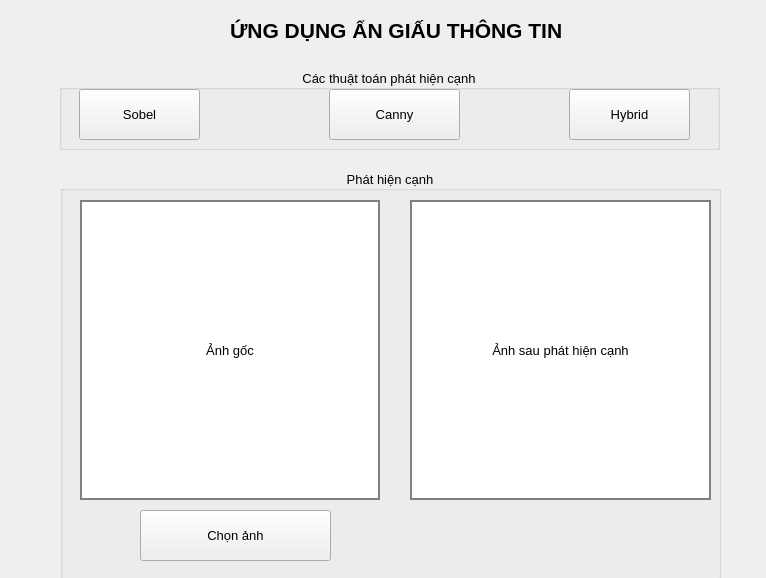
<?xml version="1.0" encoding="UTF-8"?>
<ui version="4.0">
 <class>EdgeDetectionForm</class>
 <widget class="QWidget" name="EdgeDetectionForm">
  <property name="geometry">
   <rect>
    <x>0</x>
    <y>0</y>
    <width>766</width>
    <height>578</height>
   </rect>
  </property>
  <property name="windowTitle">
   <string>Edge Detection App</string>
  </property>
  <widget class="QLabel" name="label">
   <property name="geometry">
    <rect>
     <x>230</x>
     <y>10</y>
     <width>361</width>
     <height>41</height>
    </rect>
   </property>
   <property name="font">
    <font>
     <pointsize>16</pointsize>
     <weight>75</weight>
     <bold>true</bold>
    </font>
   </property>
   <property name="text">
    <string>ỨNG DỤNG ẨN GIẤU THÔNG TIN</string>
   </property>
  </widget>
  <widget class="QGroupBox" name="groupBox">
   <property name="geometry">
    <rect>
     <x>59</x>
     <y>69</y>
     <width>661</width>
     <height>81</height>
    </rect>
   </property>
   <property name="font">
    <font>
     <pointsize>10</pointsize>
    </font>
   </property>
   <property name="title">
    <string>Các thuật toán phát hiện cạnh</string>
   </property>
   <property name="alignment">
    <set>Qt::AlignCenter</set>
   </property>
   <widget class="QPushButton" name="btn_Sobel">
    <property name="geometry">
     <rect>
      <x>20</x>
      <y>20</y>
      <width>121</width>
      <height>51</height>
     </rect>
    </property>
    <property name="text">
     <string>Sobel</string>
    </property>
   </widget>
   <widget class="QPushButton" name="btn_Canny">
    <property name="geometry">
     <rect>
      <x>270</x>
      <y>20</y>
      <width>131</width>
      <height>51</height>
     </rect>
    </property>
    <property name="text">
     <string>Canny</string>
    </property>
   </widget>
   <widget class="QPushButton" name="btn_Hybrid">
    <property name="geometry">
     <rect>
      <x>510</x>
      <y>20</y>
      <width>121</width>
      <height>51</height>
     </rect>
    </property>
    <property name="text">
     <string>Hybrid</string>
    </property>
   </widget>
  </widget>
  <widget class="QGroupBox" name="groupBox_2">
   <property name="geometry">
    <rect>
     <x>60</x>
     <y>170</y>
     <width>661</width>
     <height>411</height>
    </rect>
   </property>
   <property name="font">
    <font>
     <pointsize>10</pointsize>
    </font>
   </property>
   <property name="title">
    <string>Phát hiện cạnh</string>
   </property>
   <property name="alignment">
    <set>Qt::AlignCenter</set>
   </property>
   <widget class="QPushButton" name="btn_Select">
    <property name="geometry">
     <rect>
      <x>80</x>
      <y>340</y>
      <width>191</width>
      <height>51</height>
     </rect>
    </property>
    <property name="text">
     <string>Chọn ảnh</string>
    </property>
   </widget>
   <widget class="QLabel" name="label_Input">
    <property name="geometry">
     <rect>
      <x>20</x>
      <y>30</y>
      <width>300</width>
      <height>300</height>
     </rect>
    </property>
    <property name="styleSheet">
     <string notr="true">border: 2px solid gray; background-color: white;</string>
    </property>
    <property name="text">
     <string>Ảnh gốc</string>
    </property>
    <property name="alignment">
     <set>Qt::AlignCenter</set>
    </property>
   </widget>
   <widget class="QLabel" name="label_Output">
    <property name="geometry">
     <rect>
      <x>350</x>
      <y>30</y>
      <width>301</width>
      <height>300</height>
     </rect>
    </property>
    <property name="styleSheet">
     <string notr="true">border: 2px solid gray; background-color: white;</string>
    </property>
    <property name="text">
     <string>Ảnh sau phát hiện cạnh</string>
    </property>
    <property name="alignment">
     <set>Qt::AlignCenter</set>
    </property>
   </widget>
  </widget>
 </widget>
 <resources/>
 <connections/>
</ui>
